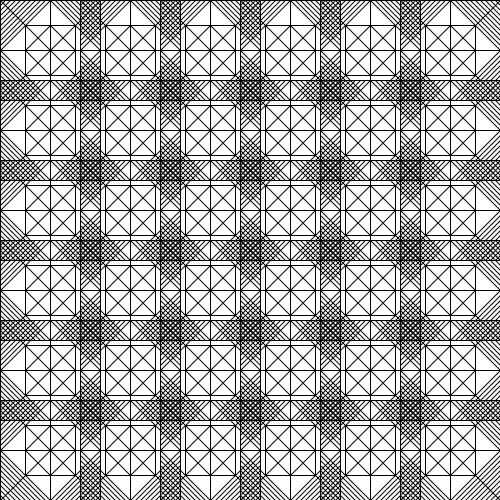
Frame 1 (no input)
Frame 60 (the mouse pressed at the canvas centre just before this capture): identical to frame 1, image omitted
Frame 120 (the mouse held since frame 60 and released just before this capture): identical to frame 1, image omitted

The Processing sketch that drew this single still picture (run headless with seeded random() and noise(); from frame 60 on, the mouse is pressed at the canvas centre):

// Processing sketch: processing_30565
// ── processing_30565.pde



int patternSeperationX =80;      //variaveis declaradas
int patternSeperationY = 80;
  
  
void setup(){
  size(500,500);                 // tamanho da janela
    
  
  fill(255);
  background(255);                                                //definições do background
  noStroke();                                                 
  rect(0,0,patternSeperationX,patternSeperationY);
  stroke(0);
    
  for(int i = 0; i < width/patternSeperationX; i++){
      for(int j = 0; j < height/patternSeperationY; j++){         //variaveis
        pushMatrix();
        translate(i*patternSeperationX, j*patternSeperationY);
        yourFunction();
        popMatrix();
      }
  }
    
}
  
  
void draw()                      //funçoes do void setup - draw
{
  
}
  
  
void yourFunction(){              
    
  line(50,0,0,50);
  line(0,50,50,100);
  line(50,100,100,50);
  line(50,0,100,50);
  line(25,25,75,25);
  line(75,25,75,75);
  line(25,25,25,75);
  line(25,75,75,75);
  line(0,0,100,100);
  line(100,0,0,100);
  line(50,0,50,100);
  line(0,50,100,50);
  line(0,0,100,0);
  line(0,0,0,100);
  line(100,0,100,100);
  line(0,100,100,100);
  line(50,25,25,50);
  line(25,50,50,75);
  line(50,75,75,50);
  line(50,25,75,50);
  line(0,5,5,0);
  line(0,10,10,0);
  line(0,15,15,0);
  line(0,20,20,0);
  line(0,25,25,0);
  line(0,30,30,0);
  line(0,35,35,0);
  line(0,40,40,0);
  line(0,45,45,0);
  line(55,0,100,45);
  line(60,0,100,40);
  line(65,0,100,35);
  line(70,0,100,30);
  line(75,0,100,25);
  line(80,0,100,20);
  line(85,0,100,15);
  line(90,0,100,10);
  line(95,0,100,5);
  line(55,100,100,55);
  line(60,100,100,60);
  line(65,100,100,65);
  line(70,100,100,70);
  line(75,100,100,75);
  line(80,100,100,80);
  line(85,100,100,85);
  line(90,100,100,90);
  line(95,100,100,95);
  line(0,55,45,100);
  line(0,60,40,100);
  line(0,65,35,100);
  line(0,70,30,100);
  line(0,75,25,100);
  line(0,80,20,100);
  line(0,85,15,100);
  line(0,90,10,100);
  line(0,95,5,100);
}
  
